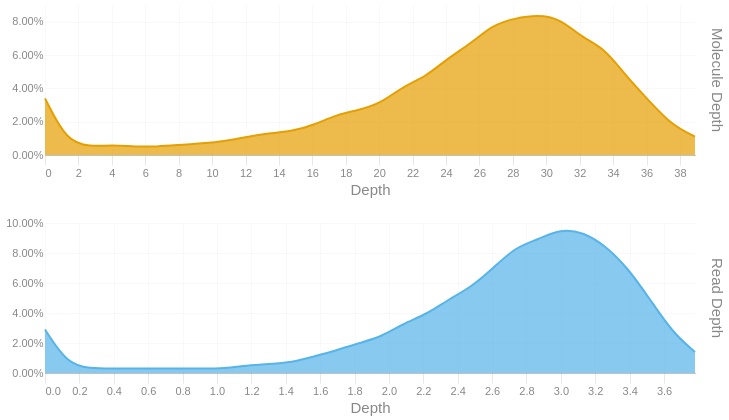

Notebook code for this chart:
### Code cell
readdep = depth_hist(tb['Read Depth'], q99, 3)
readdep = readdep.with_columns(pl.lit('Read Depth').alias('Metric'))
if not SKIPLR:
    moldep = depth_hist(tb['Molecule Depth'], mol_q99, 1)
    moldep = moldep.with_columns(pl.lit('Molecule Depth').alias('Metric'))
    _hist = pl.concat([readdep, moldep])
    _hist = _hist.filter(pl.col('Proportion') != 0)
    with SafeRender(_hist):
        (
            alt.Chart(_hist)        
            .mark_area(interpolate = "basis")
            .encode(
                x=alt.X('Bin:Q').scale(domainMin=0).axis(alt.Axis(title='Depth')),
                y = alt.Y('Proportion:Q', title = None).axis(format = '.2%'),
                color = alt.Color('Metric:N').legend(None),
                row = alt.Row("Metric:N").header(title = None, labelOrient = 'right'),
                tooltip = [
                    alt.Tooltip("Metric:N", title = "Metric"),
                    alt.Tooltip('Interval:N', title = "Depth Interval"),
                    alt.Tooltip('Proportion:Q', title = "% Alignments").format('.2%')
                ]
            )
            .resolve_scale(x='independent', y='independent')
            .properties(
                height = 150, width = 650,
                usermeta={'embedOptions': {'downloadFileName': f'{samplename}.depth.hist'}}
            )
        ).display()
else:
    readdep = readdep.filter(pl.col('Proportion') != 0)
    with SafeRender(readdep):
        (
            alt.Chart(readdep)        
            .mark_area(interpolate = "basis")
            .encode(
                x=alt.X('Bin:Q').scale(domainMin=0).axis(alt.Axis(title='Depth')),
                y = alt.Y('Proportion:Q', title = None).axis(format = '.2%'),
                tooltip = [
                    alt.Tooltip('Interval:N', title = "Depth Interval"),
                    alt.Tooltip('Proportion:Q', title = "% Alignments").format('.2%')
                ]
            )
            .properties(
                usermeta={'embedOptions': {'downloadFileName': f'{samplename}.depth.hist'}}
            )
        ).display()

### Figure 1 — Vega-Lite specification as saved in the notebook (floating-point values rounded to 4 significant figures)
{"width": 650, "height": 150, "config": {"title": {"anchor": "start", "dy": -15, "fontSize": 18, "color": "#888888", "subtitleColor": "#888888", "subtitleFontSize": 14}, "arc": {"fill": "#0072B2"}, "axis": {"domainColor": "#888888", "domainWidth": 0.5, "gridWidth": 0.2, "grid": false, "titleFontWeight": 400, "titleFontSize": 15, "labelFontSize": 11, "labelColor": "#888888", "tickColor": "#888888", "tickWidth": 0.2, "titleColor": "#888888"}, "axisBand": {"grid": false}, "axisX": {"grid": true, "tickSize": 10, "domainCap": "round"}, "axisY": {"domain": false, "grid": true, "tickSize": 0, "domainCap": "round"}, "background": "transparent", "header": {"labelFontSize": 15, "labelColor": "#888888", "titleFontSize": 15, "titleFontWeight": 600, "titleColor": "#888888"}, "legend": {"labelFont": "sans-serif", "labelFontSize": 12, "labelColor": "#888888", "symbolSize": 100, "symbolType": "circle", "titleFontSize": 12, "titlePadding": 10, "titleColor": "#888888", "title": null}, "range": {"category": ["#E69F00", "#56B4E9", "#009E73", "#F0E442", "#0072B2", "#D55E00", "#CC79A7", "#000000"], "diverging": ["#cfe8f3", "#a2d4ec", "#73bfe2", "#46abdb", "#1696d2", "#12719e"]}, "area": {"fill": "#0072B2", "fillOpacity": 0.7, "line": true, "strokeOpacity": 0.7}, "line": {"color": "#0072B2", "stroke": "#0072B2", "strokeWidth": 2}, "trail": {"color": "#0072B2", "stroke": "#0072B2", "strokeWidth": 0, "size": 1}, "point": {"filled": true, "fillOpacity": 1.0, "size": 95}, "text": {"color": "#888888", "fontSize": 11, "align": "right", "fontWeight": 400, "size": 11}, "bar": {"fill": "#0072B2", "stroke": null}, "view": {"stroke": null, "continuousWidth": 660, "continuousHeight": 400}}, "data": {"name": "data-d8ab2313cae290dde1bb28099ca4fdcc"}, "mark": {"type": "area", "interpolate": "basis"}, "encoding": {"color": {"field": "Metric", "legend": null, "type": "nominal"}, "row": {"field": "Metric", "header": {"title": null, "labelOrient": "right"}, "type": "nominal"}, "tooltip": [{"field": "Metric", "title": "Metric", "type": "nominal"}, {"field": "Interval", "title": "Depth Interval", "type": "nominal"}, {"field": "Proportion", "format": ".2%", "title": "% Alignments", "type": "quantitative"}], "x": {"axis": {"title": "Depth"}, "field": "Bin", "scale": {"domainMin": 0}, "type": "quantitative"}, "y": {"axis": {"format": ".2%"}, "field": "Proportion", "title": null, "type": "quantitative"}}, "resolve": {"scale": {"x": "independent", "y": "independent"}}, "usermeta": {"embedOptions": {"downloadFileName": "S6_Hudson_1198.depth.hist"}}, "$schema": "https://vega.github.io/schema/vega-lite/v6.1.0.json", "datasets": {"data-d8ab2313cae290dde1bb28099ca4fdcc": [{"Bin": 0.0, "Interval": "0.0-0.13", "Proportion": 0.029, "Metric": "Read Depth"}, {"Bin": 0.13, "Interval": "0.13-0.261", "Proportion": 0.006, "Metric": "Read Depth"}, {"Bin": 0.261, "Interval": "0.261-0.391", "Proportion": 0.003, "Metric": "Read Depth"}, {"Bin": 0.391, "Interval": "0.391-0.521", "Proportion": 0.003, "Metric": "Read Depth"}, {"Bin": 0.521, "Interval": "0.521-0.652", "Proportion": 0.003, "Metric": "Read Depth"}, {"Bin": 0.652, "Interval": "0.652-0.782", "Proportion": 0.003, "Metric": "Read Depth"}, {"Bin": 0.782, "Interval": "0.782-0.912", "Proportion": 0.003, "Metric": "Read Depth"}, {"Bin": 0.912, "Interval": "0.912-1.043", "Proportion": 0.003, "Metric": "Read Depth"}, {"Bin": 1.043, "Interval": "1.043-1.173", "Proportion": 0.003, "Metric": "Read Depth"}, {"Bin": 1.173, "Interval": "1.173-1.303", "Proportion": 0.005, "Metric": "Read Depth"}, {"Bin": 1.303, "Interval": "1.303-1.434", "Proportion": 0.006, "Metric": "Read Depth"}, {"Bin": 1.434, "Interval": "1.434-1.564", "Proportion": 0.007, "Metric": "Read Depth"}, {"Bin": 1.564, "Interval": "1.564-1.694", "Proportion": 0.011, "Metric": "Read Depth"}, {"Bin": 1.694, "Interval": "1.694-1.825", "Proportion": 0.015, "Metric": "Read Depth"}, {"Bin": 1.825, "Interval": "1.825-1.955", "Proportion": 0.02, "Metric": "Read Depth"}, {"Bin": 1.955, "Interval": "1.955-2.085", "Proportion": 0.024, "Metric": "Read Depth"}, {"Bin": 2.085, "Interval": "2.085-2.216", "Proportion": 0.033, "Metric": "Read Depth"}, {"Bin": 2.216, "Interval": "2.216-2.346", "Proportion": 0.039, "Metric": "Read Depth"}, {"Bin": 2.346, "Interval": "2.346-2.476", "Proportion": 0.049, "Metric": "Read Depth"}, {"Bin": 2.476, "Interval": "2.476-2.607", "Proportion": 0.057, "Metric": "Read Depth"}, {"Bin": 2.607, "Interval": "2.607-2.737", "Proportion": 0.07, "Metric": "Read Depth"}, {"Bin": 2.737, "Interval": "2.737-2.867", "Proportion": 0.084, "Metric": "Read Depth"}, {"Bin": 2.867, "Interval": "2.867-2.998", "Proportion": 0.089, "Metric": "Read Depth"}, {"Bin": 2.998, "Interval": "2.998-3.128", "Proportion": 0.096, "Metric": "Read Depth"}, {"Bin": 3.128, "Interval": "3.128-3.258", "Proportion": 0.094, "Metric": "Read Depth"}, {"Bin": 3.258, "Interval": "3.258-3.389", "Proportion": 0.085, "Metric": "Read Depth"}, {"Bin": 3.389, "Interval": "3.389-3.519", "Proportion": 0.07, "Metric": "Read Depth"}, {"Bin": 3.519, "Interval": "3.519-3.649", "Proportion": 0.049, "Metric": "Read Depth"}, {"Bin": 3.649, "Interval": "3.649-3.78", "Proportion": 0.027, "Metric": "Read Depth"}, {"Bin": 3.78, "Interval": "3.78-3.91", "Proportion": 0.014, "Metric": "Read Depth"}, {"Bin": 0.0, "Interval": "0.0-1.3", "Proportion": 0.034, "Metric": "Molecule Depth"}, {"Bin": 1.3, "Interval": "1.3-2.7", "Proportion": 0.008, "Metric": "Molecule Depth"}, {"Bin": 2.7, "Interval": "2.7-4.0", "Proportion": 0.005, "Metric": "Molecule Depth"}, {"Bin": 4.0, "Interval": "4.0-5.4", "Proportion": 0.006, "Metric": "Molecule Depth"}, {"Bin": 5.4, "Interval": "5.4-6.7", "Proportion": 0.005, "Metric": "Molecule Depth"}, {"Bin": 6.7, "Interval": "6.7-8.0", "Proportion": 0.005, "Metric": "Molecule Depth"}, {"Bin": 8.0, "Interval": "8.0-9.4", "Proportion": 0.006, "Metric": "Molecule Depth"}, {"Bin": 9.4, "Interval": "9.4-10.7", "Proportion": 0.007, "Metric": "Molecule Depth"}, {"Bin": 10.7, "Interval": "10.7-12.1", "Proportion": 0.008, "Metric": "Molecule Depth"}, {"Bin": 12.1, "Interval": "12.1-13.4", "Proportion": 0.011, "Metric": "Molecule Depth"}, {"Bin": 13.4, "Interval": "13.4-14.7", "Proportion": 0.013, "Metric": "Molecule Depth"}, {"Bin": 14.7, "Interval": "14.7-16.1", "Proportion": 0.014, "Metric": "Molecule Depth"}, {"Bin": 16.1, "Interval": "16.1-17.4", "Proportion": 0.018, "Metric": "Molecule Depth"}, {"Bin": 17.4, "Interval": "17.4-18.8", "Proportion": 0.024, "Metric": "Molecule Depth"}, {"Bin": 18.8, "Interval": "18.8-20.1", "Proportion": 0.027, "Metric": "Molecule Depth"}, {"Bin": 20.1, "Interval": "20.1-21.4", "Proportion": 0.031, "Metric": "Molecule Depth"}, {"Bin": 21.4, "Interval": "21.4-22.8", "Proportion": 0.041, "Metric": "Molecule Depth"}, {"Bin": 22.8, "Interval": "22.8-24.1", "Proportion": 0.047, "Metric": "Molecule Depth"}, {"Bin": 24.1, "Interval": "24.1-25.5", "Proportion": 0.058, "Metric": "Molecule Depth"}, {"Bin": 25.5, "Interval": "25.5-26.8", "Proportion": 0.067, "Metric": "Molecule Depth"}, {"Bin": 26.8, "Interval": "26.8-28.1", "Proportion": 0.078, "Metric": "Molecule Depth"}, {"Bin": 28.1, "Interval": "28.1-29.5", "Proportion": 0.082, "Metric": "Molecule Depth"}, {"Bin": 29.5, "Interval": "29.5-30.8", "Proportion": 0.084, "Metric": "Molecule Depth"}, {"Bin": 30.8, "Interval": "30.8-32.2", "Proportion": 0.082, "Metric": "Molecule Depth"}, {"Bin": 32.2, "Interval": "32.2-33.5", "Proportion": 0.07, "Metric": "Molecule Depth"}, {"Bin": 33.5, "Interval": "33.5-34.8", "Proportion": 0.064, "Metric": "Molecule Depth"}, {"Bin": 34.8, "Interval": "34.8-36.2", "Proportion": 0.047, "Metric": "Molecule Depth"}, {"Bin": 36.2, "Interval": "36.2-37.5", "Proportion": 0.032, "Metric": "Molecule Depth"}, {"Bin": 37.5, "Interval": "37.5-38.9", "Proportion": 0.018, "Metric": "Molecule Depth"}, {"Bin": 38.9, "Interval": "38.9-40.2", "Proportion": 0.011, "Metric": "Molecule Depth"}]}}
